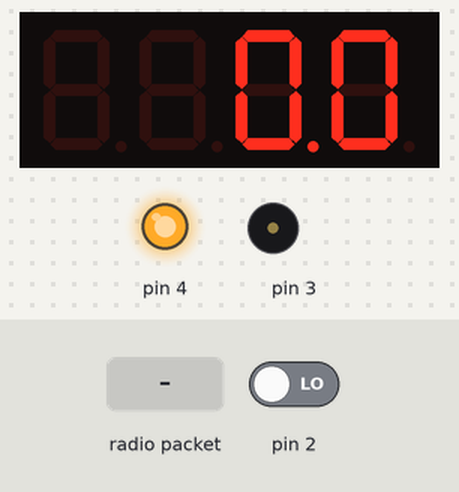
A sketch run on a simulated Arduino Uno, built with avr-gcc and run on an emulated ATmega328P. Parts: 4-digit seven-segment display, output pins drawn as LEDs (lit = HIGH), buzzer (waves = sounding). The test bench sets the inputs (shaded band); at power-on: pin 2 LOW. No radio packets arrive unless stated.

Above: at 1.2 s.
1.3 s: pin 2 driven HIGH
2.8 s: radio packet "5" arrives
At 2.97 s:
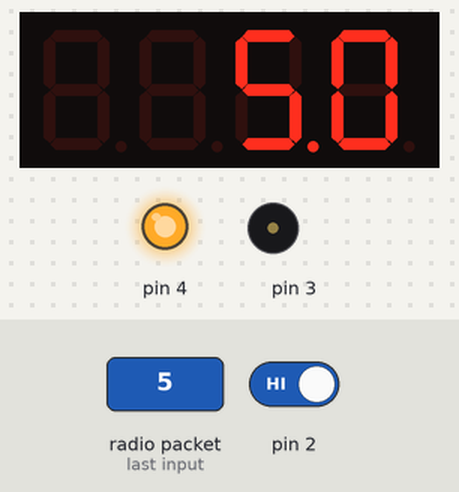
At 3.91 s:
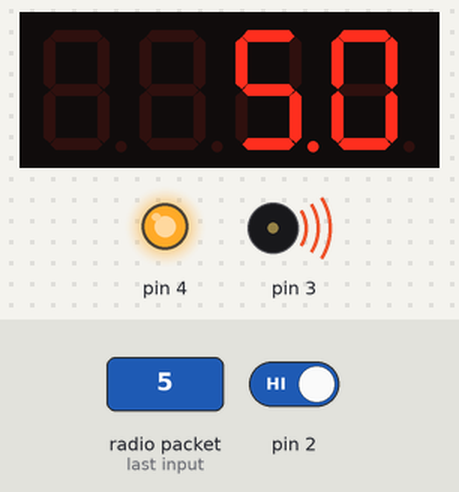
5.8 s: pin 2 driven LOW
Timing chart, 0 to 8.8 s (numbered marks = the images above; inputs shaded):
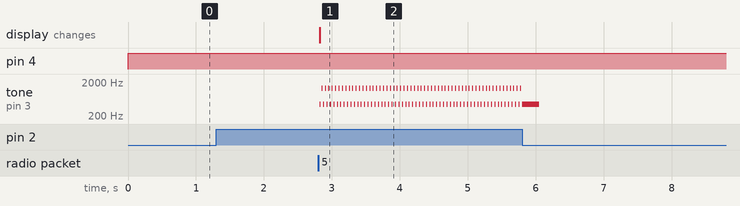

The sketch:

Receiver.ino
```cpp
/*
 This uses some example code from J. Coliz <maniacbug@ymail.com> for the nRF24L01+ radios,
 to communicate between two arduinos.
 Used in the IEEE 2017 Hardware hackathon to create a bot using two Arduinos and the
 nRF24L01+ chip to communicate back and forth the distance of objects using rangefinders.
 Makes sounds when objects get too close.
 */

#include <SPI.h>
#include "nRF24L01.h"
#include "RF24.h"
#include "printf.h"
#include <SevSeg.h>

RF24 radio(9,10);
const uint64_t pipes[2] = { 0xF0F0F0F0E1LL, 0xF0F0F0F0D2LL };
typedef enum { role_ping_out = 1, role_pong_back } role_e;
const char* role_friendly_name[] = { "invalid", "Ping out", "Pong back"};
role_e role = role_pong_back;
int counter = 0;
int toPlay = 0;
bool on = false;
SevSeg sevseg;
int toDisplay = 0;
bool sound = false;

void setup(void)
{
  pinMode(2, INPUT);
  pinMode(3, OUTPUT);
  pinMode(4, OUTPUT);
  role = role_pong_back;

  printf_begin();
  printf("\n\rRF24/examples/GettingStarted/\n\r");
  printf("ROLE: %s\n\r",role_friendly_name[role]);
  printf("* PRESS 'T' to begin transmitting to the other node\n\r");
  radio.begin();
  radio.setRetries(15,15);
  radio.openWritingPipe(pipes[1]);
  radio.openReadingPipe(1,pipes[0]);
  radio.startListening();
  radio.printDetails();

  byte numDigits = 4;
  byte digitPins[] = {A2, A3, A4, A5};
  byte segmentPins[] = {0, 1, 5, 6, 7, 8, A0, A1}; //Segments: A,B,C,D,E,F,G,Period
  sevseg.begin(COMMON_ANODE, numDigits, digitPins, segmentPins);
  sevseg.setBrightness(10);

}

void loop(void)
{

  static byte decPlace = 0;
  //code for the seven segment display
  sevseg.setNumber(toDisplay,1);
  decPlace++;
  decPlace %= 4;
  sevseg.refreshDisplay();
  printf("\n");
  Serial.print(digitalRead(2));
  printf(" ");
  Serial.print(on);
  printf("\n");

  digitalWrite(4, HIGH);
  if (on == false && digitalRead(2) == HIGH)
  {
    sevseg.setNumber(0000,1);
    sevseg.refreshDisplay();
    return;
  }
  if (on == true && digitalRead(2) == LOW)
  {
    while (digitalRead(2) == LOW) {}
    on = false;
    return;
  }
  if (on == false && digitalRead(2) == LOW)
  {
    while (digitalRead(2) == LOW) {}
    on = true;
  }

  printf("\n");
  Serial.print(counter);
  printf("\n");

  counter++;
  if (counter > toPlay && toPlay > 0)
  {
    int pitch = (sound)?1319:440;
    sound = !sound;
    //plays the sound with tone
    tone(3, pitch, 250);
    counter = 0;
  }
  else if (counter > 15)
  {
    noTone(3);
  }
  if (role == role_pong_back )
  {
    if ( radio.available() )
    {
      char distance[10];
      bool done = false;
      while (!done)
      {
        done = radio.read(&distance, sizeof(distance));
        printf(distance);
        delay(20);
      }
      toDisplay = (int)10*String(distance).toFloat();
      //this is the string form of the distance.
      toPlay = (String(distance).toFloat() > 100)?-1:String(distance).toFloat()*6;
      printf("\n");
      Serial.print(toPlay);
      printf("\n");
      radio.stopListening();
      radio.write( &distance, sizeof(distance));
      printf("Sent response.\n\r");
      radio.startListening();
    }
  }
}
// vim:cin:ai:sts=2 sw=2 ft=cpp
```

printf.h
```cpp
// (licence header left out)
/**
 * @file printf.h
 *
 * Setup necessary to direct stdout to the Arduino Serial library, which
 * enables 'printf'
 */

#ifndef __PRINTF_H__
#define __PRINTF_H__

#ifdef ARDUINO

int serial_putc( char c, FILE * )
{
  Serial.write( c );

  return c;
}

void printf_begin(void)
{
  fdevopen( &serial_putc, 0 );
}

#else
#error This example is only for use on Arduino.
#endif // ARDUINO

#endif // __PRINTF_H__
```

Measured:
- after the input at 2.8 s, tone on pin 3: silent → 440 Hz at once, then repeats every 0.05 s: silent 0.01 s, 1319 Hz 0.01 s, silent 0.01 s, 440 Hz 0.01 s; the display: changes at once (image 1)
